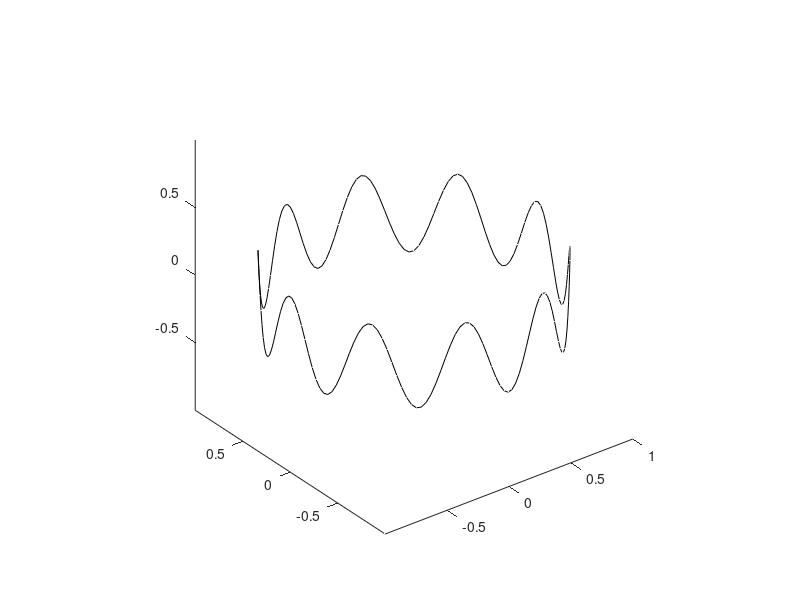

This chart was generated by the following MATLAB code:
clc; clear; close all;

a = 10;
b = 1.0;
c = 0.3;

t = linspace(0, 2*pi, 200)

x = b*cos(t);
y = b*sin(t);
z = c*cos(a*t);

plot3(x, y, z,'-k')

% Dat ti le khung hinh
% sao cho cac du lieu giong nhau theo moi huong;
axis equal
